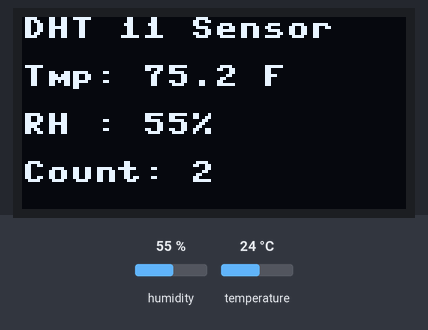
Recording of a program running on a simulated ESP8266 board running MicroPython. Parts: 128×64 one-colour display. Inputs (shaded band) come from the test bench; at power-on: humidity 55 %, temperature 24 °C.

Above: at 1.2 s.
1.3 s: humidity set to 22 %
At 3.0 s:
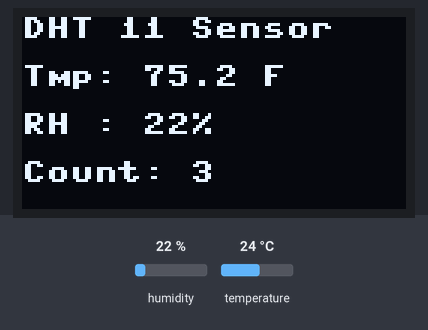
4.7 s: temperature set to 12 °C
At 5.8 s:
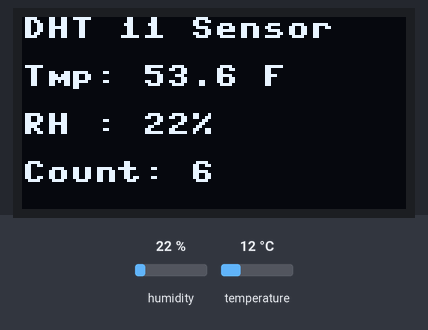
7.8 s: humidity set to 40 %
At 9.2 s:
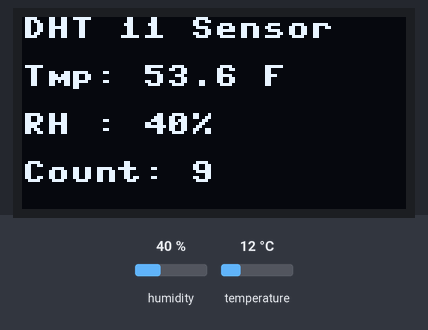
10.9 s: temperature set to 19 °C
At 12.4 s:
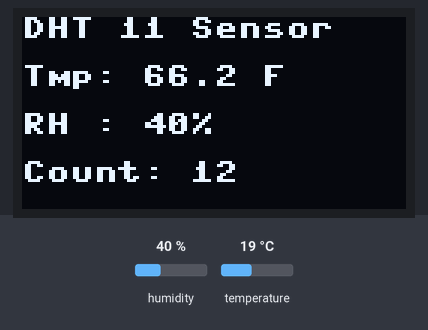
Timing chart, 0 to 13.9 s (numbered marks = the images above; inputs shaded):
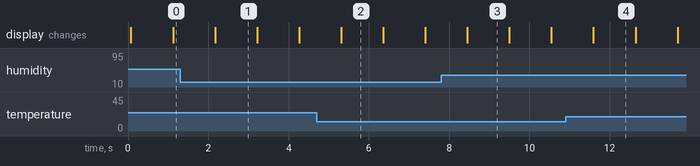

Measured:
- what the display in image 1 shows lasts 1.0 s, from 2.2 s to 3.2 s

The program:

main_dht11ssd1306.py
```python
import machine
import ssd1306
import time
import dht

d = dht.DHT11(machine.Pin(13))

i2c = machine.I2C(scl=machine.Pin(14), sda=machine.Pin(12))
oled = ssd1306.SSD1306_I2C(128, 64, i2c)

def ctof(t):
    return t * (9 / 5) + 32

def display(temp, rh, c):
    oled.fill(0)
    oled.text("DHT 11 Sensor", 0,0)
    oled.text("Tmp: {} F".format(temp), 0, 16)
    oled.text("RH : {}%".format(rh), 0, 32)
    oled.text("Count: {}".format(c), 0, 48)
    oled.show()


c = 0
while True:
    c += 1
    d.measure()
    display(ctof(d.temperature()), d.humidity(), c)
    time.sleep(1)
```
